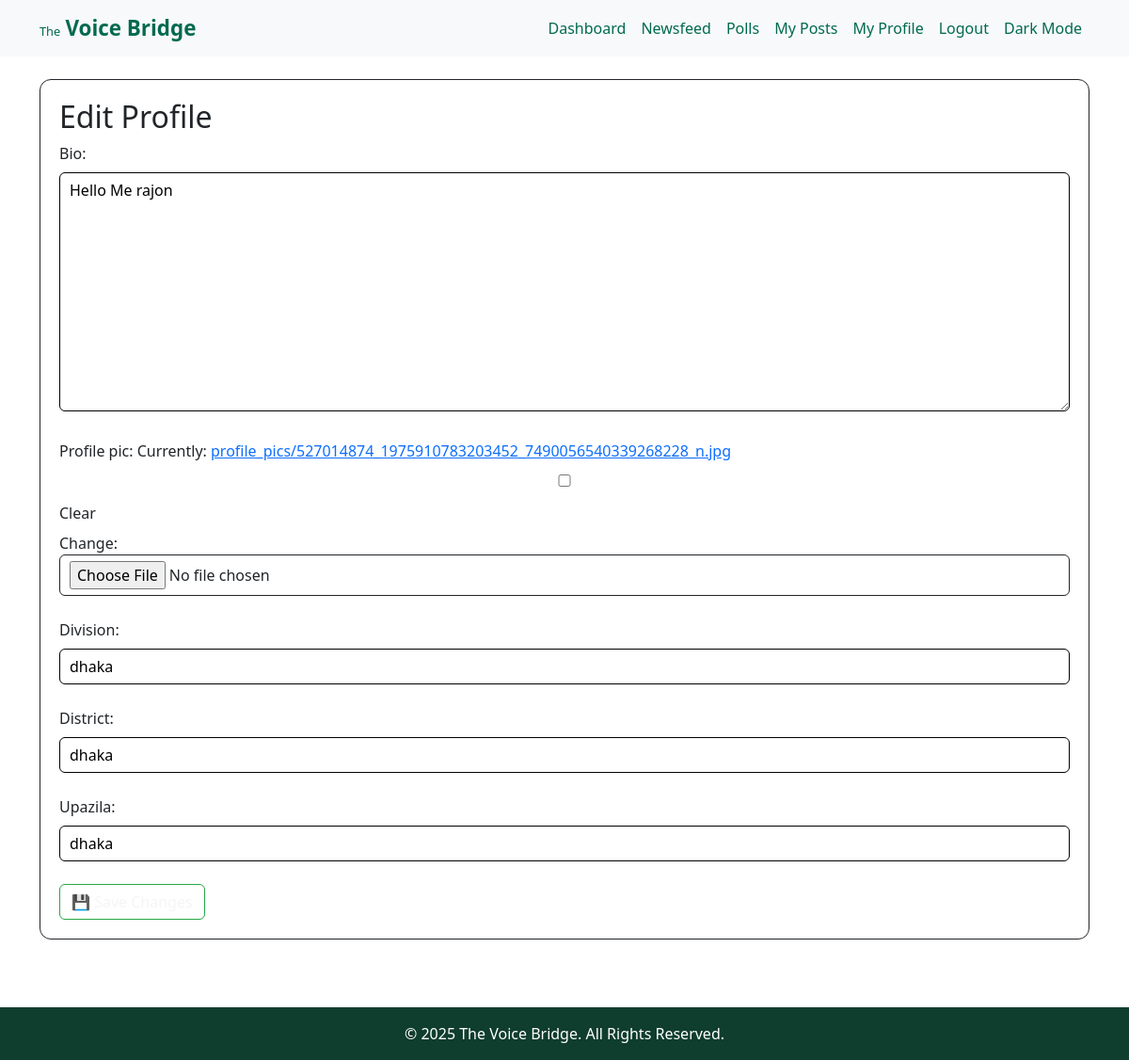
Screenshot of /edit-profile/ (signed in) with the database file from the repository.
### users/models.py (models this page shows)
class CustomUser(AbstractUser):
    is_govt = models.BooleanField(default=False)
    division = models.CharField(max_length=100, blank=True)
    district = models.CharField(max_length=100, blank=True)
    upazila = models.CharField(max_length=100, blank=True)
    govt_code = models.CharField(max_length=50, blank=True)
    bio = models.TextField(blank=True, null=True)
    profile_pic = models.ImageField(upload_to='profile_pics/', blank=True, null=True)
    nid_number = models.CharField(max_length=20, blank=True, null=True)
    is_verified = models.BooleanField(default=False)

### users/views.py (the view)
# urls.py: path('edit-profile/', views.edit_profile, name='edit_profile'),
@login_required
def edit_profile(request):
    if request.method == 'POST':
        form = EditProfileForm(request.POST, request.FILES, instance=request.user)
        if form.is_valid():
            form.save()
            return redirect('profile', username=request.user.username)
    else:
        form = EditProfileForm(instance=request.user)
    return render(request, 'users/edit_profile.html', {'form': form})

### users/forms.py
class EditProfileForm(forms.ModelForm):
    class Meta:
        model = CustomUser
        fields = ['bio', 'profile_pic', 'division', 'district', 'upazila']

### templates/users/edit_profile.html (shortened to what this page needs)
{% extends 'base.html' %}
{% block content %}
<div class="card">
  <h2>Edit Profile</h2>
  <form method="post" enctype="multipart/form-data">
    {{ form.as_p }}
    <button type="submit" class="btn btn-success">💾 Save Changes</button>
  </form>
</div>
{% endblock %}

### templates/base.html (style rules this page uses)
:root { --bg-color: #ffffff; --text-color: #121212; --nav-bg: #f8f9fa; --nav-text: #006A4E; --footer-bg: #0F3D2E; --footer-text: #ffffff; }
html, body { height: 100%; margin: 0; background-color: var(--bg-color); color: var(--text-color); }
body { display: flex; flex-direction: column; }

### templates/users/edit_profile.html (style rules this page uses)
:root { --bg-dark: #0d0d10; --bg-light: #ffffff; --text-dark: #121212; --text-light: #f5f5f5; --card-dark: rgba(255, 255, 255, 0.05); --card-light: #f9f9f9; --border-dark: rgba(255, 255, 255, 0.2); --border-light: #ddd; --btn-green: #28a745; }
.card { border-radius: 12px; padding: 20px; border: 1px solid; margin-bottom: 1.5rem; }
h2, label, p { margin-bottom: 0.5rem; }
input, textarea, select { width: 100%; padding: 6px 10px; border-radius: 6px; margin-bottom: 1rem; border: 1px solid; }
.btn-success { color: var(--text-light); background-color: transparent; border: 1px solid var(--btn-green); transition: all 0.3s ease; }

### rows the page displays
CustomUser: bio "Hello Me rajon", division "dhaka", district "dhaka", upazila "dhaka"
